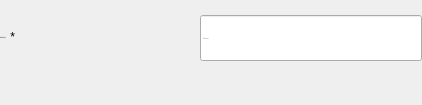
                            <widget class="QWidget" name="widget_7" native="true">
                             <property name="minimumSize">
                              <size>
                               <width>0</width>
                               <height>105</height>
                              </size>
                             </property>
                             <property name="maximumSize">
                              <size>
                               <width>16777215</width>
                               <height>105</height>
                              </size>
                             </property>
                             <layout class="QVBoxLayout" name="verticalLayout_3">
                              <property name="spacing">
                               <number>0</number>
                              </property>
                              <property name="leftMargin">
                               <number>0</number>
                              </property>
                              <property name="topMargin">
                               <number>0</number>
                              </property>
                              <property name="rightMargin">
                               <number>0</number>
                              </property>
                              <property name="bottomMargin">
                               <number>0</number>
                              </property>
                              <item>
                               <widget class="QWidget" name="widget_27" native="true">
                                <layout class="QHBoxLayout" name="horizontalLayout_29">
                                 <property name="spacing">
                                  <number>0</number>
                                 </property>
                                 <property name="leftMargin">
                                  <number>0</number>
                                 </property>
                                 <property name="topMargin">
                                  <number>0</number>
                                 </property>
                                 <property name="rightMargin">
                                  <number>0</number>
                                 </property>
                                 <property name="bottomMargin">
                                  <number>0</number>
                                 </property>
                                 <item>
                                  <layout class="QHBoxLayout" name="formInput_11">
                                   <property name="spacing">
                                    <number>0</number>
                                   </property>
                                   <property name="topMargin">
                                    <number>0</number>
                                   </property>
                                   <item alignment="Qt::AlignTop">
                                    <widget class="QWidget" name="label_product_2" native="true">
                                     <property name="minimumSize">
                                      <size>
                                       <width>200</width>
                                       <height>0</height>
                                      </size>
                                     </property>
                                     <property name="maximumSize">
                                      <size>
                                       <width>200</width>
                                       <height>16777215</height>
                                      </size>
                                     </property>
                                     <layout class="QHBoxLayout" name="horizontalLayout_9">
                                      <property name="spacing">
                                       <number>0</number>
                                      </property>
                                      <property name="leftMargin">
                                       <number>0</number>
                                      </property>
                                      <property name="topMargin">
                                       <number>30</number>
                                      </property>
                                      <property name="rightMargin">
                                       <number>0</number>
                                      </property>
                                      <property name="bottomMargin">
                                       <number>0</number>
                                      </property>
                                      <item>
                                       <widget class="QLabel" name="label_4">
                                        <property name="font">
                                         <font>
                                          <family>Cambria</family>
                                          <pointsize>-1</pointsize>
                                          <weight>50</weight>
                                          <bold>false</bold>
                                         </font>
                                        </property>
                                        <property name="text">
                                         <string>Mã đơn hàng</string>
                                        </property>
                                       </widget>
                                      </item>
                                      <item>
                                       <widget class="QLabel" name="label_required_5">
                                        <property name="sizePolicy">
                                         <sizepolicy hsizetype="Expanding" vsizetype="Preferred">
                                          <horstretch>0</horstretch>
                                          <verstretch>0</verstretch>
                                         </sizepolicy>
                                        </property>
                                        <property name="text">
                                         <string> *</string>
                                        </property>
                                       </widget>
                                      </item>
                                     </layout>
                                    </widget>
                                   </item>
                                   <item alignment="Qt::AlignTop">
                                    <widget class="QWidget" name="widget_28" native="true">
                                     <property name="maximumSize">
                                      <size>
                                       <width>16777215</width>
                                       <height>16777215</height>
                                      </size>
                                     </property>
                                     <layout class="QVBoxLayout" name="verticalLayout_20">
                                      <property name="spacing">
                                       <number>0</number>
                                      </property>
                                      <property name="leftMargin">
                                       <number>0</number>
                                      </property>
                                      <property name="topMargin">
                                       <number>15</number>
                                      </property>
                                      <property name="rightMargin">
                                       <number>0</number>
                                      </property>
                                      <property name="bottomMargin">
                                       <number>0</number>
                                      </property>
                                      <item>
                                       <widget class="QLineEdit" name="order_code_le">
                                        <property name="minimumSize">
                                         <size>
                                          <width>222</width>
                                          <height>46</height>
                                         </size>
                                        </property>
                                        <property name="maximumSize">
                                         <size>
                                          <width>16777215</width>
                                          <height>16777215</height>
                                         </size>
                                        </property>
                                        <property name="font">
                                         <font>
                                          <family>Cambria</family>
                                          <pointsize>-1</pointsize>
                                         </font>
                                        </property>
                                        <property name="text">
                                         <string/>
                                        </property>
                                        <property name="placeholderText">
                                         <string>Mã đơn hàng</string>
                                        </property>
                                        <property name="clearButtonEnabled">
                                         <bool>true</bool>
                                        </property>
                                       </widget>
                                      </item>
                                      <item>
                                       <widget class="QLabel" name="error_order_code">
                                        <property name="text">
                                         <string/>
                                        </property>
                                        <property name="margin">
                                         <number>0</number>
                                        </property>
                                       </widget>
                                      </item>
                                     </layout>
                                    </widget>
                                   </item>
                                  </layout>
                                 </item>
                                </layout>
                               </widget>
                              </item>
                             </layout>
                            </widget>
